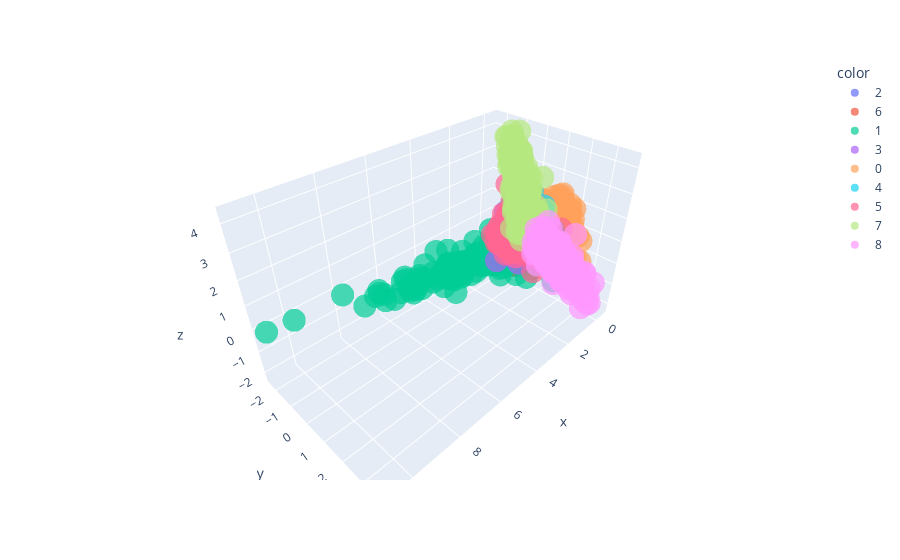

Notebook code cell kept with this figure:
### Code cell
test_cifar9_features_p = pca.transform(test_cifar9_features)

print("Проецирование всех test данных:")
plot_embedding_3d(test_cifar9_features_p, test_cifar9_gt_preds.astype(str))

### Figure 1 — Plotly figure (JSON) as saved in the notebook; plotly's stock layout.template omitted (floating-point values rounded to 4 significant figures; data arrays with more than 128 entries replaced by an {"elided": "..."} marker saying what was removed)
{"data": [{"hovertemplate": "color=2<br>x=%{x}<br>y=%{y}<br>z=%{z}<extra></extra>", "legendgroup": "2", "marker": {"color": "#636efa", "opacity": 0.7, "symbol": "circle"}, "mode": "markers", "name": "2", "scene": "scene", "showlegend": true, "type": "scatter3d", "x": {"elided": "252 float values"}, "y": {"elided": "252 float values"}, "z": {"elided": "252 float values"}}, {"hovertemplate": "color=6<br>x=%{x}<br>y=%{y}<br>z=%{z}<extra></extra>", "legendgroup": "6", "marker": {"color": "#EF553B", "opacity": 0.7, "symbol": "circle"}, "mode": "markers", "name": "6", "scene": "scene", "showlegend": true, "type": "scatter3d", "x": {"elided": "252 float values"}, "y": {"elided": "252 float values"}, "z": {"elided": "252 float values"}}, {"hovertemplate": "color=1<br>x=%{x}<br>y=%{y}<br>z=%{z}<extra></extra>", "legendgroup": "1", "marker": {"color": "#00cc96", "opacity": 0.7, "symbol": "circle"}, "mode": "markers", "name": "1", "scene": "scene", "showlegend": true, "type": "scatter3d", "x": {"elided": "230 float values"}, "y": {"elided": "230 float values"}, "z": {"elided": "230 float values"}}, {"hovertemplate": "color=3<br>x=%{x}<br>y=%{y}<br>z=%{z}<extra></extra>", "legendgroup": "3", "marker": {"color": "#ab63fa", "opacity": 0.7, "symbol": "circle"}, "mode": "markers", "name": "3", "scene": "scene", "showlegend": true, "type": "scatter3d", "x": {"elided": "282 float values"}, "y": {"elided": "282 float values"}, "z": {"elided": "282 float values"}}, {"hovertemplate": "color=0<br>x=%{x}<br>y=%{y}<br>z=%{z}<extra></extra>", "legendgroup": "0", "marker": {"color": "#FFA15A", "opacity": 0.7, "symbol": "circle"}, "mode": "markers", "name": "0", "scene": "scene", "showlegend": true, "type": "scatter3d", "x": {"elided": "279 float values"}, "y": {"elided": "279 float values"}, "z": {"elided": "279 float values"}}, {"hovertemplate": "color=4<br>x=%{x}<br>y=%{y}<br>z=%{z}<extra></extra>", "legendgroup": "4", "marker": {"color": "#19d3f3", "opacity": 0.7, "symbol": "circle"}, "mode": "markers", "name": "4", "scene": "scene", "showlegend": true, "type": "scatter3d", "x": {"elided": "252 float values"}, "y": {"elided": "252 float values"}, "z": {"elided": "252 float values"}}, {"hovertemplate": "color=5<br>x=%{x}<br>y=%{y}<br>z=%{z}<extra></extra>", "legendgroup": "5", "marker": {"color": "#FF6692", "opacity": 0.7, "symbol": "circle"}, "mode": "markers", "name": "5", "scene": "scene", "showlegend": true, "type": "scatter3d", "x": {"elided": "263 float values"}, "y": {"elided": "263 float values"}, "z": {"elided": "263 float values"}}, {"hovertemplate": "color=7<br>x=%{x}<br>y=%{y}<br>z=%{z}<extra></extra>", "legendgroup": "7", "marker": {"color": "#B6E880", "opacity": 0.7, "symbol": "circle"}, "mode": "markers", "name": "7", "scene": "scene", "showlegend": true, "type": "scatter3d", "x": {"elided": "222 float values"}, "y": {"elided": "222 float values"}, "z": {"elided": "222 float values"}}, {"hovertemplate": "color=8<br>x=%{x}<br>y=%{y}<br>z=%{z}<extra></extra>", "legendgroup": "8", "marker": {"color": "#FF97FF", "opacity": 0.7, "symbol": "circle"}, "mode": "markers", "name": "8", "scene": "scene", "showlegend": true, "type": "scatter3d", "x": {"elided": "218 float values"}, "y": {"elided": "218 float values"}, "z": {"elided": "218 float values"}}], "layout": {"legend": {"title": {"text": "color"}, "tracegroupgap": 0}, "margin": {"t": 60}, "scene": {"domain": {"x": [0, 1], "y": [0, 1]}, "xaxis": {"title": {"text": "x"}}, "yaxis": {"title": {"text": "y"}}, "zaxis": {"title": {"text": "z"}}}}}
